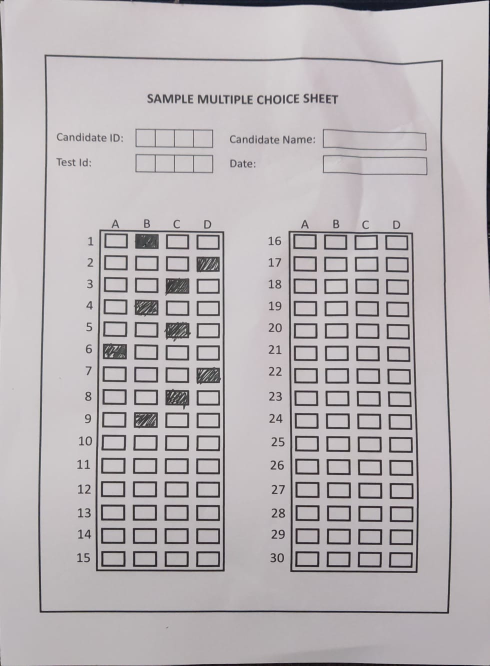
#> input picture image_processing/sample_sheet#5A.jpeg, 979 x 1332 px, found by its file name (shown at 1/2 size)
$ python test5.py
#> lines starting #> are read from the running program, lines starting #| are printed output that depends on the picture; after the words box and inside, x2 and y2 are one past the last pixel; in counts of white or black regions, pixels touching at a corner belong together
from typing import OrderedDict
from imutils.perspective import four_point_transform
import numpy as np
import imutils
from imutils import contours
import cv2
#"sample_sheet#5A.jpeg"

#------------Class for extracting answers-----------------

class Sheet:

	def __init__(self, imgAddress):
#> called with imgAddress = 'image_processing\\sample_sheet#5A.jpeg'
		self.original = cv2.imread(imgAddress)                       	#Original image
#> self.original is the input picture: shape (1332, 979, 3); mean B, G, R 182.1, 179.7, 185.1
		self.gray = cv2.cvtColor(self.original, cv2.COLOR_BGR2GRAY)  	#Grayscale image
		blurred = cv2.GaussianBlur(self.gray, (5, 5), 0)
		edged = cv2.Canny(blurred, 75, 200)
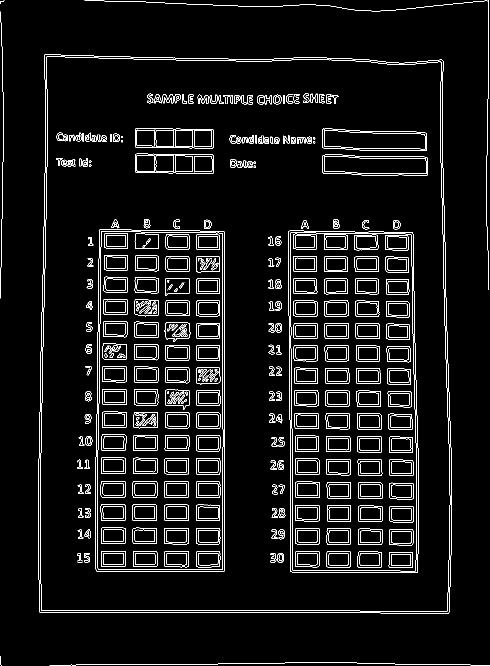
#> edged: shape (1332, 979) (shown at 1/2 size); 5% white in thin lines or dots
		self.warped = self.warpImage(edged)

		thresh = self.threshed(self.warped, 50)
		questionCnts = self.getBoxContours(thresh)
		self.box_contour_img = self.warped.copy()
		cv2.drawContours(self.box_contour_img, questionCnts,-1,(0,255,0),2)
		#self.show(self.box_contour_img, "Box Contours")
		#cv2.imshow("Contours",cv2.resize(cont, None, fx=0.4, fy=0.4))
		#cv2.imwrite("processed_si.jpeg",cont)
		boxes = self.separateBoxes(self.box_contour_img, 20)
		self.answerlist = {}
		second=False

		#------------iterating through each box-------------

		for box in boxes:
			boxmask = self.maskBoxImage(self.crop,box)
			boxmask = self.threshed(boxmask, 86)
			cnts = self.answerBoxContours(boxmask)
			self.answerlist = self.getAnswers(boxmask, cnts, second, self.answerlist)
			second = not second
		self.answerlist = OrderedDict(sorted(self.answerlist.items()))
		#cv2.waitKey(0)


	#-------------Cropping and warping image to fit the border--------
	def warpImage(self, img):
		cnts = cv2.findContours(img.copy(), cv2.RETR_EXTERNAL,
				cv2.CHAIN_APPROX_SIMPLE)
#> cnts = 6 contours, 5 with area under 20; largest, box (x1, y1, x2, y2) and area: (76, 109, 904, 1228) 898700
		cnts = imutils.grab_contours(cnts)
		docCnt = None

		# ensure that at least one contour was found
		if len(cnts) > 0:
			# sort the contours according to their size in
			# descending order
			cnts = sorted(cnts, key=cv2.contourArea, reverse=True)

			# loop over the sorted contours
			for c in cnts:
				# approximate the contour
				peri = cv2.arcLength(c, True)
				approx = cv2.approxPolyDP(c, 0.02 * peri, True)

				# if our approximated contour has four points,
				# then we can assume we have found the border
				if len(approx) == 4:
					docCnt = approx
					break
#> this loop made 1 pass
#> (peri, docCnt) on pass 1: (3877.7, [[89, 109], [79, 1224], [897, 1226], [885, 120]])

		# apply a four point perspective transform to both the
		# original image and grayscale image to obtain a top-down
		# birds eye view of the paper
		original = four_point_transform(self.original, docCnt.reshape(4, 2))
		warped = four_point_transform(self.gray, docCnt.reshape(4, 2))
		return warped

	#-----------Resizes image to fit the screen---------
	def resized(self, img):
		return cv2.resize(img,None,fx=0.4,fy=0.4)

	#---------Shows image on screen-----------
	def show(self,img,x=''):
		cv2.imshow(x, self.resized(img))

	#---------Returns image after thresholding-------------
	def threshed(self, img, val):
#> called with val = 50
		res = cv2.threshold(img, val, 255,
				cv2.THRESH_BINARY_INV | cv2.THRESH_OTSU)[1]
#> res: shape (1115, 818); 12.7% white; 263 white regions (14 under 20 px)
		return res


	#-------------Grabs all boxes in the page---------------
	def getBoxContours(self, img):
		cnts = cv2.findContours(img.copy(), cv2.RETR_EXTERNAL,
			cv2.CHAIN_APPROX_SIMPLE)
#> cnts = 143 contours, 22 with area under 20; largest, box (x1, y1, x2, y2) and area: (498, 354, 760, 1036) 173966, (110, 355, 369, 1035) 173250, (569, 146, 782, 187) 7604, (569, 198, 784, 238) 7454, (187, 202, 345, 238) 5494
		cnts = imutils.grab_contours(cnts)
		questionCnts = []

		# loop over the contours
		for c in cnts:
			(x, y, w, h) = cv2.boundingRect(c)
			ar = w / float(h)
			# only takes the boxes with below criterias
			if w >= 20 and h >= 20 and w/h<2:
				questionCnts.append(c)
#> this loop made 143 passes
#> (x, y, w, h, ar) on passes 1 to 8: (88, 999, 12, 18, 0.667), (74, 999, 11, 18, 0.611), (474, 998, 13, 18, 0.722), (460, 998, 11, 18, 0.611), (0, 973, 818, 142, 5.76), (88, 953, 14, 17, 0.824), (75, 953, 11, 18, 0.611), (476, 951, 13, 19, 0.684)
#> after the loop, questionCnts = 5 contours, 1 with area under 20; largest, box (x1, y1, x2, y2) and area: (498, 354, 760, 1036) 173966, (110, 355, 369, 1035) 173250, (0, 0, 818, 789) 4773, (309, 150, 345, 187) 39
#> in __init__, `cv2.drawContours(self.box_contour_img, questionCnts,-1,(0,255,0),2)`:
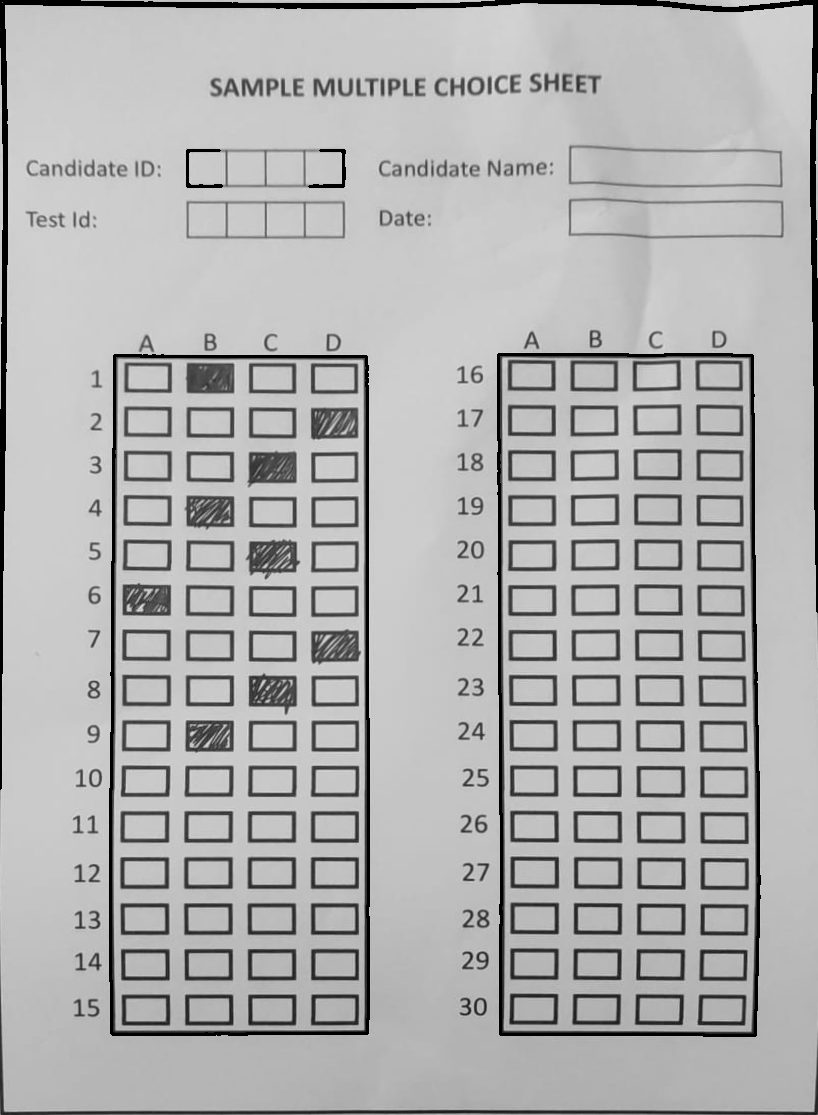
#> self.box_contour_img: shape (1115, 818); min 0, max 220, mean 176.6
		return questionCnts


	#-----------------Separates the two boxes of answers------------
	def separateBoxes(self, img, crop_f):
#> called with crop_f = 20
		self.crop = img[crop_f:img.shape[0]-crop_f, crop_f:img.shape[1]-crop_f]
		thres = self.threshed(self.crop,150)
#> call 2 of threshed, with val = 150
#> in threshed (call 2), `res = cv2.threshold(img, val, 255, cv2.THRESH_BINARY_INV | cv2.THRESH_..`:
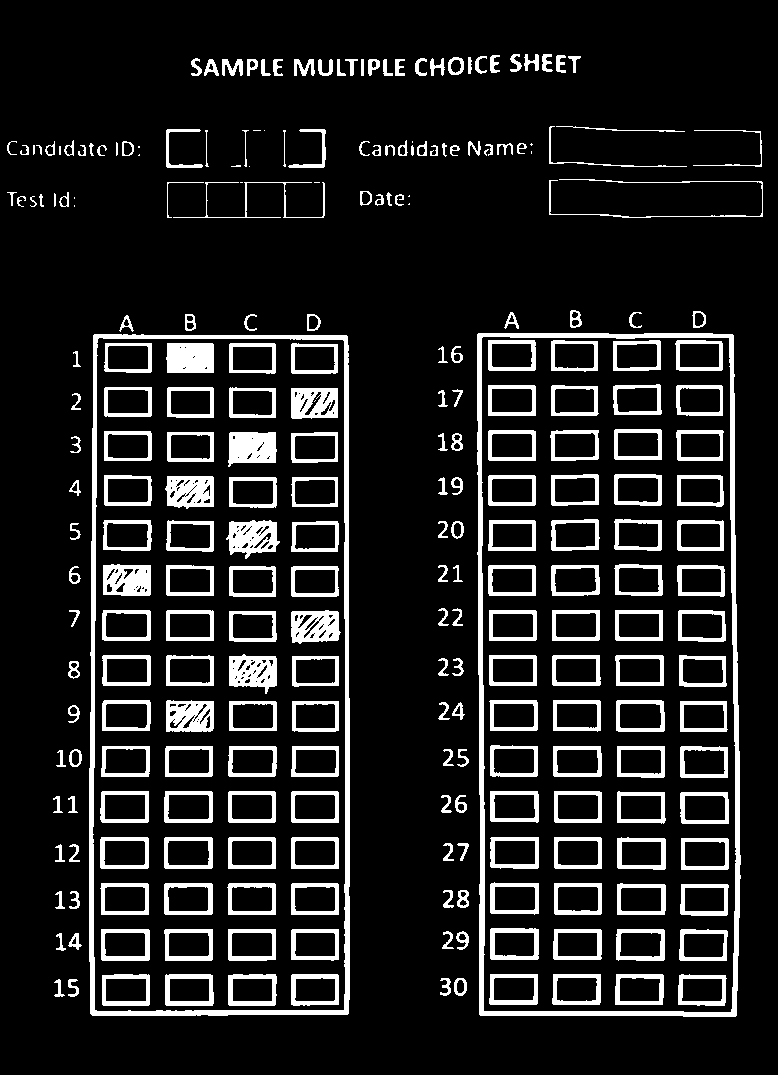
#> res: shape (1075, 778); 12.6% white; 269 white regions (19 under 20 px)
		#show(thres, "thres")

		cnts = cv2.findContours(thres,cv2.RETR_EXTERNAL,cv2.CHAIN_APPROX_NONE)[0]
#> cnts = 148 contours, 33 with area under 20; largest, box (x1, y1, x2, y2) and area: (477, 333, 741, 1017) 175878, (89, 334, 350, 1016) 175150, (288, 129, 326, 168) 232, (166, 129, 203, 168) 224, (448, 57, 464, 75) 221
		#print(len(cnts))


		#takes the two biggest boxes
		bigboiboxes = sorted(cnts,key=cv2.contourArea, reverse=True)[0:2]
#> bigboiboxes = 2 contours; box (x1, y1, x2, y2) and area: (477, 333, 741, 1017) 175878, (89, 334, 350, 1016) 175150
		return bigboiboxes


	#--------------returns a mask with only the current box-------------
	def maskBoxImage(self, img, boi):

		mask = np.zeros(img.shape, dtype='uint8')
		cv2.drawContours(mask,boi ,-1,255,3)
		c = cv2.findContours(mask,cv2.RETR_EXTERNAL, cv2.CHAIN_APPROX_NONE)[0]
		mask = np.zeros(mask.shape, dtype='uint8')
		cv2.drawContours(mask, c,-1,255,thickness=cv2.FILLED)
		mask2 = np.zeros(mask.shape, dtype='uint8')
		cv2.drawContours(mask2, boi,-1, 255,5)
		mask2 = cv2.bitwise_not(mask2)
		#show(mask2)
		box = cv2.bitwise_and(img,img,mask=mask)
		mask2 = cv2.bitwise_and(box, mask2)
		return mask2


	#-------------Grabs all the option boxes within the answer box------------
	def answerBoxContours(self,box):
		#cv2.imwrite("track.jpeg", box)
		#box = cv2.threshold(box,86, 255, cv2.THRESH_BINARY_INV | cv2.THRESH_OTSU)[1]
		box = self.threshed(box,86)
		#show(box)
		#box_blur = cv2.GaussianBlur(box,(5,5),0)
		#show(box_blur,"blur")
		cnts = cv2.findContours(box.copy(), cv2.RETR_EXTERNAL, cv2.CHAIN_APPROX_SIMPLE)
		cnts = imutils.grab_contours(cnts)
		questionCnts = []
		# loop over the contours
		for c in cnts:
		# compute the bounding box of the contour, then use the
		# bounding box to derive the aspect ratio
			(x, y, w, h) = cv2.boundingRect(c)
			if(w*h<1000):
				questionCnts.append(c)

		c = cv2.findContours(box,cv2.RETR_CCOMP,cv2.CHAIN_APPROX_SIMPLE)[0]
		rectCon=[]
		for i in c:
			(x,y,w,h) = cv2.boundingRect(i)
			if w*h>0 and w*h<5000:
				rectCon.append(i)

			# [4 lines of commented-out code are left out]
		inside_c = self.crop.copy()

		answermask = np.zeros(inside_c.shape[0:2],dtype='uint8')
		cv2.drawContours(answermask, rectCon,-1,255, -1)
		#print(len(rectCon))
		#show(answermask, "inside_c"+str(len(c)))
		answermask=cv2.GaussianBlur(answermask,(5,5),0)
		mc = cv2.findContours(answermask, cv2.RETR_EXTERNAL, cv2.CHAIN_APPROX_TC89_L1 )[0]
		mcf=[]
		for i in mc:
			(x,y,w,h) = cv2.boundingRect(i)
			if(w*h>300):
				mcf.append(i)

		return mcf


	#-------------Labels contours on an image-----------------
	# [4 lines left out: function labelImage, not called in this run]
		#self.show(cm, "CMMM")


	#----------Retrieves final list of answers------------------
	def getAnswers(self,box, mcf, flag, answerlist):
		count_columns=0
		highest=0
		ques_no= 30
		if flag: ques_no=15
		res = np.zeros(box.shape[0:2], dtype='uint8')
		#print("length",len(mcf))
		#mcf = contours.sort_contours(mcf,method="top-to-bottom")[0]
		#self.labelImage(self.crop, mcf)
		for i in range(len(mcf)):
			m = np.zeros(self.crop.shape[0:2],dtype='uint8')
			# print(box.shape)
			cv2.drawContours(m, mcf[i:i+1],-1,255, -1)
			# show(m, "BOX"+str(i%10))
			m = cv2.bitwise_and(box,box,mask=m)
			self.show(m, "BOX"+str(i%10))
			# show(m, "WHAT")
			#m = cv2.cvtColor(m, cv2.COLOR_BGR2GRAY)
			#show(m, "BOX"+str(count_columns%4))
			total = cv2.countNonZero(m)

			if count_columns%4==0:
				count_columns=0
				highest=0
			if total>highest and total>700:
				# print(total,"x:",mcf[i][0][0])
				print(ques_no-i//4,highest,total,count_columns)
				#if(ques_no-i//4==5):
					#self.show(m, str(count_columns))
				highest=total
				answerlist[ques_no-i//4]=chr(ord('D')-count_columns)# ,count_columns]
			count_columns+=1
		return answerlist

x = Sheet("image_processing\sample_sheet#5A.jpeg")
#> in __init__, `boxes = self.separateBoxes(self.box_contour_img, 20)`: boxes has the same summary as bigboiboxes in separateBoxes
#> the loop in __init__, `for box in boxes:` made 2 passes
#> (ques_no in getAnswers, second) on passes 1 to 2: (30, True), (15, False)
#> (printed output is left out)
#> pass 1, in threshed (call 3), `res = cv2.threshold(img, val, 255, cv2.THRESH_BINARY_INV | cv2.THRESH_..`:
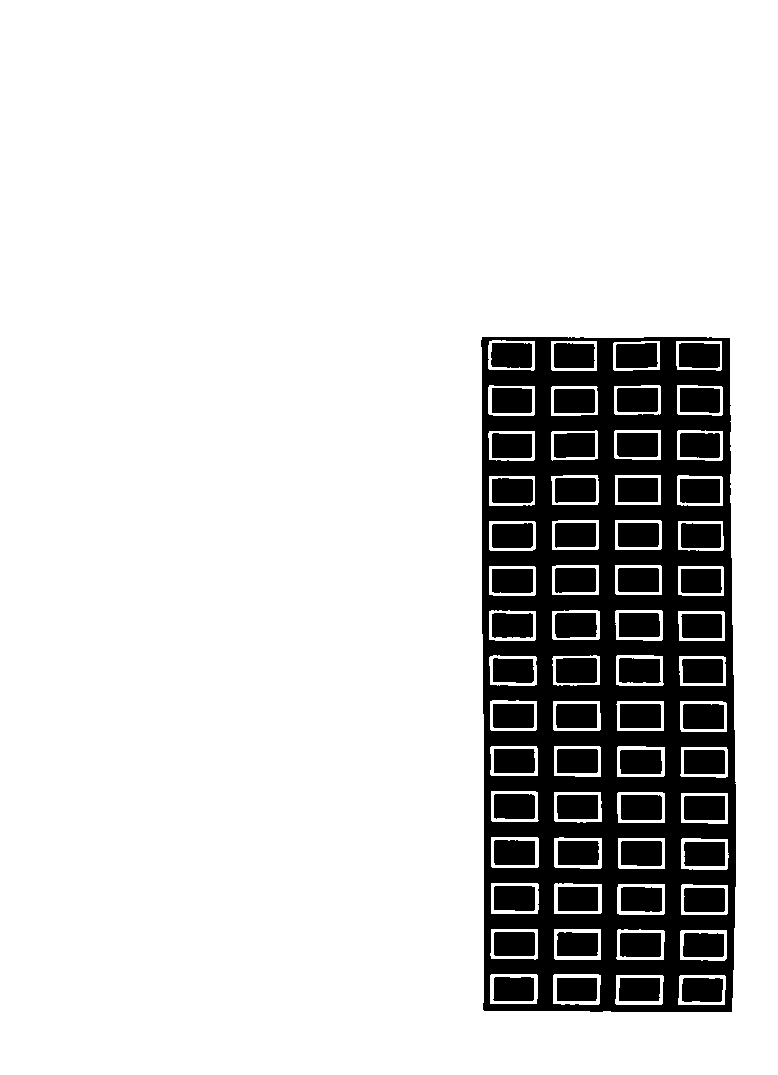
#> res: shape (1075, 778); 83% white; 61 black regions, largest, box (x1, y1, x2, y2) and area: (481, 337, 736, 1012) 83693, (621, 795, 662, 820) 1019, (683, 704, 724, 729) 1017
#> after the loop in __init__, `for box in boxes:`:
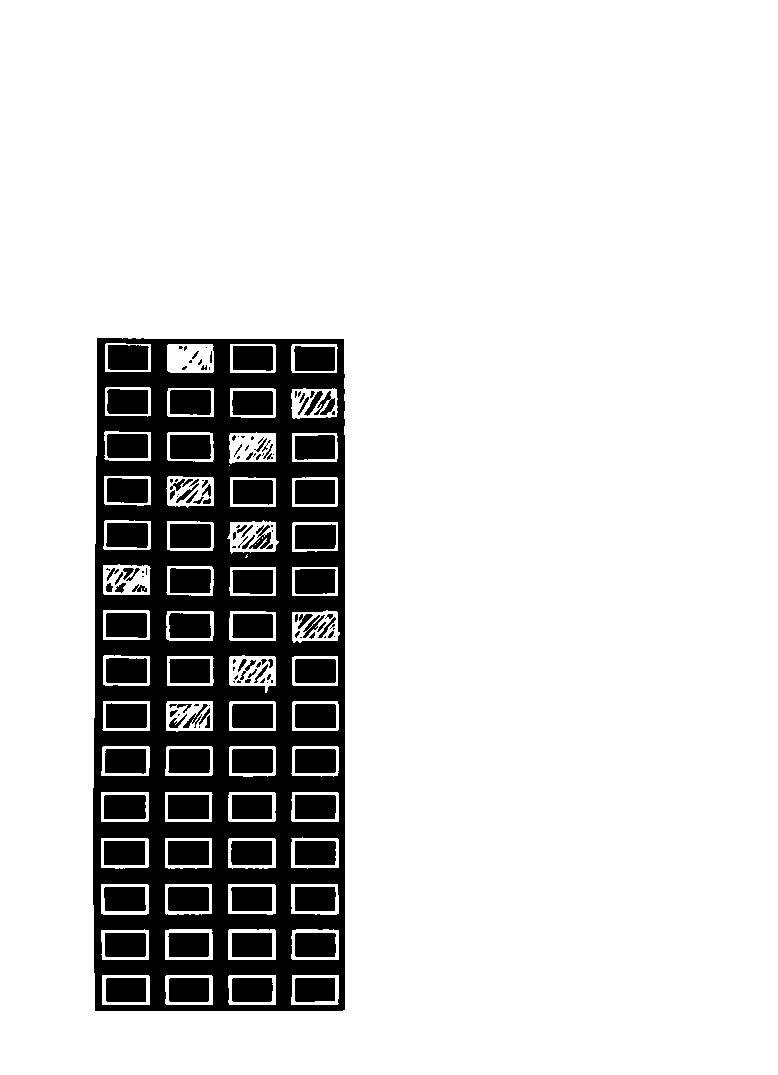
#> boxmask: shape (1075, 778); 83.6% white; 165 black regions (57 under 20 px), largest, box (x1, y1, x2, y2) and area: (93, 338, 345, 1011) 84127, (106, 658, 147, 683) 1006, (104, 795, 146, 819) 998
print(x.answerlist)
#| OrderedDict([(1, 'B'), (2, 'D'), (3, 'C'), (4, 'B'), (5, 'B'), (6, 'A'), (7, 'B'), (8, 'B'), (9, 'B')])

$ run again, with image_processing/sample_sheet#5B.jpeg copied over image_processing/sample_sheet#5A.jpeg
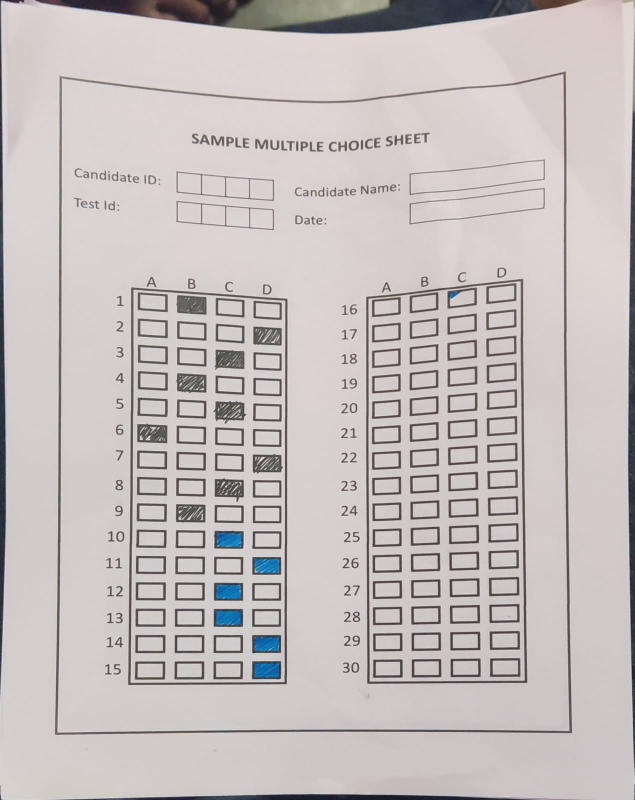
#> input picture image_processing/sample_sheet#5B.jpeg, 1269 x 1600 px, found by its file name (shown at 1/2 size)
#> in __init__, self.original is the input picture: shape (1600, 1269, 3); mean B, G, R 189.9, 190.3, 196.8
#> in __init__, `edged = cv2.Canny(blurred, 75, 200)`:
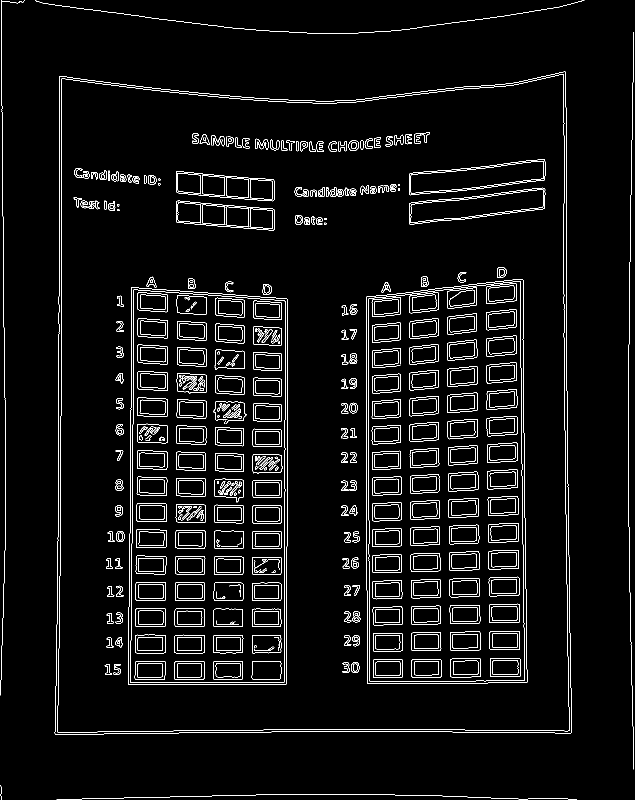
#> edged: shape (1600, 1269) (shown at 1/2 size); 3.9% white in thin lines or dots
#> in warpImage, `cnts = cv2.findContours(img.copy(), cv2.RETR_EXTERNAL, cv2.CHAIN_APPRO..`: cnts = 7 contours, 6 with area under 20; largest, box (x1, y1, x2, y2) and area: (109, 143, 1144, 1470) 1309329
#> the loop in warpImage, `for c in cnts:` made 1 pass
#> (peri, docCnt) on pass 1: (4754.1, [[1130, 143], [119, 152], [111, 1469], [1143, 1465]])
#> res: shape (1322, 1032); 13% white; 258 white regions (13 under 20 px)
#> in getBoxContours, `cnts = cv2.findContours(img.copy(), cv2.RETR_EXTERNAL, cv2.CHAIN_APPRO..`: cnts = 1 contour; box (x1, y1, x2, y2) and area: (0, 1, 1032, 1322) 1319722
#> the loop in getBoxContours, `for c in cnts:` made 1 pass
#> (x, y, w, h, ar) on pass 1: (0, 1, 1032, 1321, 0.781)
#> after the loop in getBoxContours, `for c in cnts:`: questionCnts has the same summary as cnts
#> in __init__, `questionCnts = self.getBoxContours(thresh)`: questionCnts has the same summary as cnts in getBoxContours
#> self.box_contour_img: shape (1322, 1032); min 0, max 230, mean 191.2
#> res: shape (1282, 992); 12.5% white; 257 white regions (12 under 20 px)
#> in separateBoxes, `cnts = cv2.findContours(thres,cv2.RETR_EXTERNAL,cv2.CHAIN_APPROX_NONE)..`: cnts = 137 contours, 12 with area under 20; largest, box (x1, y1, x2, y2) and area: (604, 400, 924, 1204) 249204, (125, 411, 446, 1204) 246126, (693, 217, 967, 288) 10935, (220, 177, 418, 238) 8100, (220, 237, 418, 297) 8076
#> bigboiboxes = 2 contours; box (x1, y1, x2, y2) and area: (604, 400, 924, 1204) 249204, (125, 411, 446, 1204) 246126
#> boxes has the same summary as bigboiboxes in separateBoxes
#> the loop in __init__, `for box in boxes:` made 2 passes
#> (ques_no in getAnswers, second) on passes 1 to 2: (30, True), (15, False)
#> (printed output is left out)
#> after the loop in __init__, `for box in boxes:`:
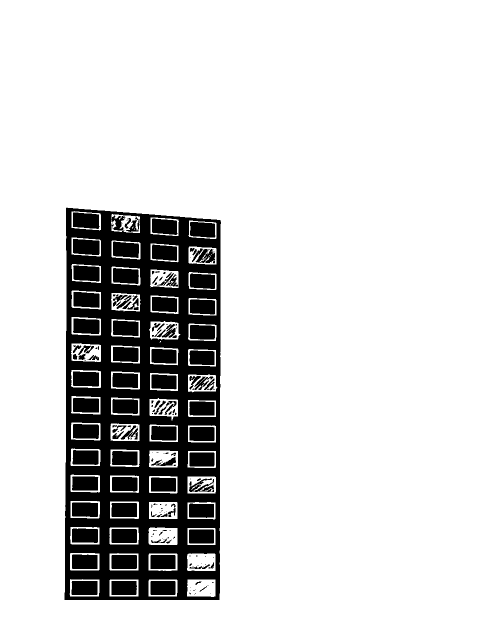
#> boxmask: shape (1282, 992) (shown at 1/2 size); 84.7% white; 188 black regions (78 under 20 px), largest, box (x1, y1, x2, y2) and area: (129, 415, 442, 1200) 121783, (146, 478, 199, 510) 1533, (146, 425, 199, 458) 1516
#| OrderedDict([(1, 'B'), (2, 'D'), (3, 'C'), (4, 'B'), (5, 'C'), (6, 'A'), (7, 'D'), (8, 'C'), (9, 'B'), (10, 'C'), (11, 'D'), (12, 'C'), (13, 'C'), (14, 'D'), (15, 'D')])
